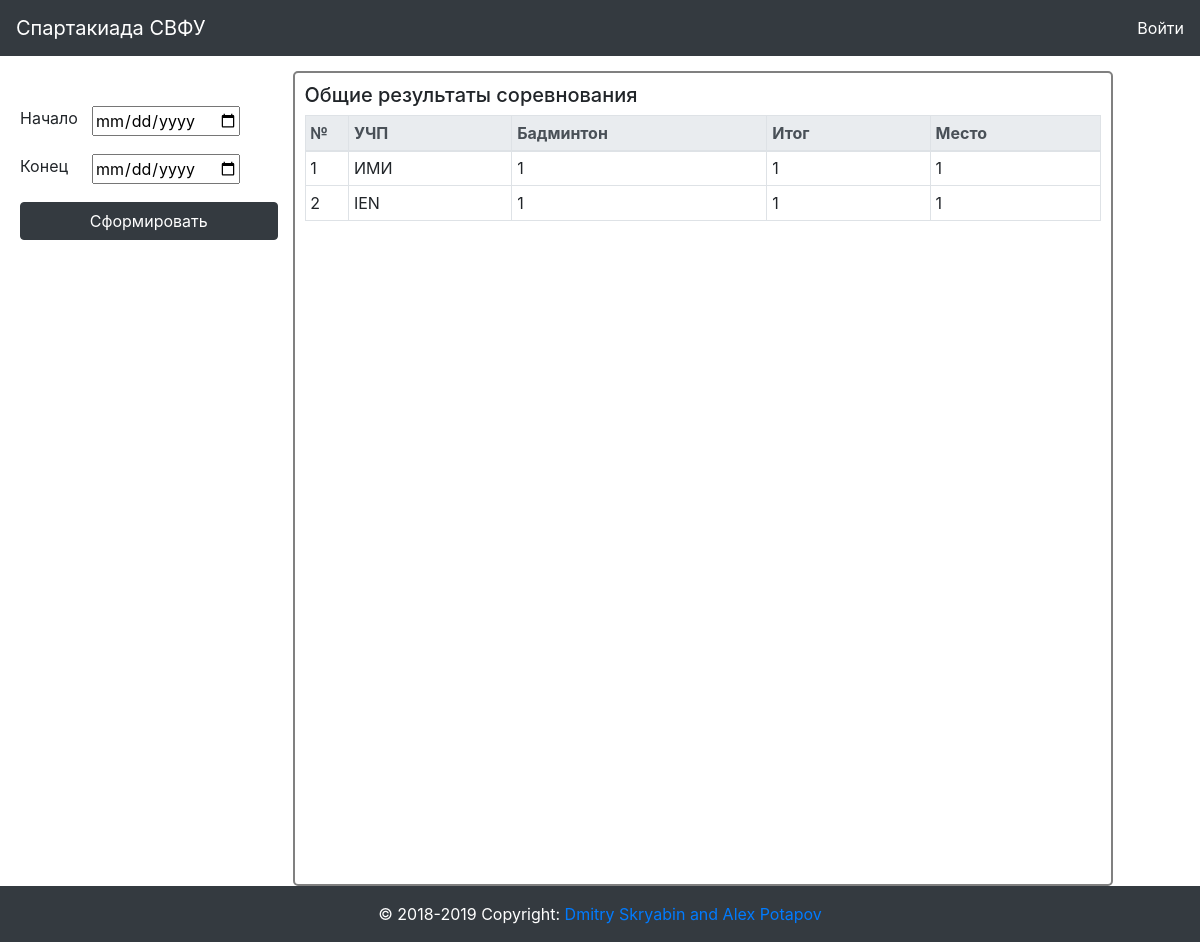
Screenshot of /CM/grandTable/ with the database file from the repository.
### sport/models.py (models this page shows, shortened)
class Competition(models.Model):
    date = models.DateField(verbose_name = "Дата соревнования", default=datetime.date.today())
    place = models.ForeignKey(Place, verbose_name = "Место проведения", null = True, blank = True, on_delete = models.CASCADE)
    sport = models.ForeignKey(Sport, verbose_name = "Вид Спорта", db_index = True, on_delete = models.CASCADE)
    result = models.BooleanField(verbose_name="Проведено", default = False)

class Sport(models.Model):
    type = models.CharField(choices=SportType, verbose_name="Тип спорта", max_length=10)
    name = models.CharField(verbose_name="Вид спорта", max_length=200, db_index=True)
    class Meta:
        ordering = ['name']
        verbose_name = "вид спорта"
        verbose_name_plural = "виды спорта"

class Department(models.Model):
    name = models.CharField(max_length=100, verbose_name="Организация", db_index=True)

### sport/views.py (the view)
# urls.py: path('grandTable/', views.grand_table, name="grandTable"), # все-общая таблица результатов соревнования
def grand_table(request):
    if 'begin' in request.GET:
        begin = request.GET['begin']
        end = request.GET['end']
    else:
        period = Period.objects.all().latest('end')
        begin = period.begin
        end = period.end
    table = {}
    competitions = Competition.objects.select_related('sport').filter(date__range=[begin, end], result=True).order_by('date')
    deps = Department.objects.all()
    for d in deps:
        s = 0
        table[d.name] = []
        team_results = dict(TeamResult.objects.filter(team__organization__id=d.id, team__not_resultable=True, team__approved=True).values_list('competition__id', 'result'))
        team_results = dict(TeamResult.objects.filter(team__organization__id=d.id, team__not_resultable=True, points__gt=0).values_list('competition__id', 'result'))
        for comp in competitions:
            table[d.name].append(team_results[comp.id] if comp.id in team_results.keys() else len(TeamResult.objects.filter(competition__id=comp.id, points__gt=0, team__not_resultable=True)) + 1)
            s += table[d.name][-1]
        table[d.name].append(s)
    table = sorted(table.items(), key=lambda x: x[1][-1])
    place = 0
    prev = 0
    for item in table:
        if item[1][-1] > prev:
            place += 1
        prev = item[1][-1]
        item[1].append(place)
    return render(request, 'sport/grandTable.html', {'form': Period_for_Table_Form(), 'grand_table': dict(table), 'daten': competitions})

### sport/forms.py (shortened to what this page needs)
class Period_for_Table_Form(forms.ModelForm):
    begin = forms.DateField(widget = datewidget(), input_formats = settings.DATE_INPUT_FORMATS)
    end = forms.DateField(widget = datewidget(), input_formats = settings.DATE_INPUT_FORMATS)
    class Meta:
        model = Period
        fields = [
            'begin',
            'end'
        ]

### sport/template/sport/grandTable.html (shortened to what this page needs)
{% extends "sport/index.html" %}
{% block grandTable %}
<form action="" method="GET" class="align-self-center">
    <div class="row">
        <div class="col-3 padd-top padd-left" style=" height: 100vh; ">
            <div class="form-group row">
                <label class="col-sm-3">Начало</label>
                <div class="col-sm-6">{{ form.begin }}</div>
            </div>
            <div class="form-group row">
                <label class="col-sm-3">Конец</label>
                <div class="col-sm-6">{{ form.end }}</div>
            </div>
            <div class="form-group">
                <button type="submit" name="button" id="button" class="btn btn-block btn-dark" style="margin-top: 15px;">Сформировать</button>
            </div>
        </div>
        <div class="col-md-8 padd-top" style="border: 2px solid grey; border-radius: 5px; padding: 10px; margin-top: 15px;">
<h5>Общие результаты соревнования</h5>
<table id="table" class="table table-hover table-bordered table-sm table-justified">
        <thead class="active thead-light">
                <th class="table-warning" style="width: 1%">№</th>
                <th style="width: 7%">УЧП</th>
                {% for f in daten %}
                <th style="width: 10%">{{ f.sport.name }}</th>
                {% endfor %}
                <th style="width: 7%">Итог</th>
                <th style="width: 7%">Место</th>
        </thead>
        <tbody>
            {% for key,value in grand_table.items %}
            <tr>
                <td>{{ forloop.counter }}</td>
                <td>{{ key }}</td>
                {% for points in value %}
                <td>{{ points }}</td>
                {% endfor %}
            </tr>
            {% endfor %}
        </tbody>
</table>
</div>
    </div>
</form>
{% endblock %}

### static0/css/style/style.css (style rules this page uses)
.padd-left { padding-left: 35px; padding-right: 15px; padding-top: 20px; }
.padd-top { margin-top: 30px; }

### rows the page displays
Competition: sport.name "Бадминтон"
Department: grand_table "ИМИ"
Department: grand_table "IEN"

### other values shown
{{ points }} "1" "1" "1" "1" "1" "1"
